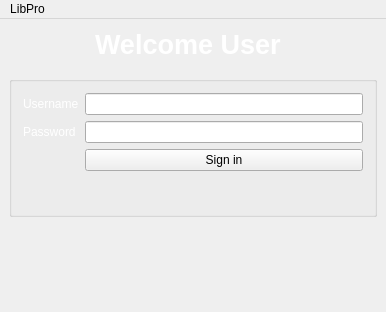
<?xml version="1.0" encoding="UTF-8"?>
<ui version="4.0">
 <class>MainWindow</class>
 <widget class="QMainWindow" name="MainWindow">
  <property name="geometry">
   <rect>
    <x>0</x>
    <y>0</y>
    <width>386</width>
    <height>312</height>
   </rect>
  </property>
  <property name="windowTitle">
   <string>MainWindow</string>
  </property>
  <widget class="QWidget" name="centralWidget">
   <widget class="QLabel" name="welcome">
    <property name="geometry">
     <rect>
      <x>95</x>
      <y>9</y>
      <width>195</width>
      <height>33</height>
     </rect>
    </property>
    <property name="font">
     <font>
      <pointsize>20</pointsize>
      <weight>75</weight>
      <bold>true</bold>
     </font>
    </property>
    <property name="text">
     <string>&lt;html&gt;&lt;head/&gt;&lt;body&gt;&lt;p&gt;&lt;span style=&quot; color:#ffffff;&quot;&gt;Welcome User&lt;/span&gt;&lt;/p&gt;&lt;/body&gt;&lt;/html&gt;</string>
    </property>
   </widget>
   <widget class="QGroupBox" name="signin">
    <property name="geometry">
     <rect>
      <x>9</x>
      <y>57</y>
      <width>368</width>
      <height>141</height>
     </rect>
    </property>
    <property name="title">
     <string/>
    </property>
    <layout class="QFormLayout" name="formLayout">
     <item row="1" column="0">
      <widget class="QLabel" name="username">
       <property name="text">
        <string>&lt;html&gt;&lt;head/&gt;&lt;body&gt;&lt;p&gt;&lt;span style=&quot; color:#ffffff;&quot;&gt;Username&lt;/span&gt;&lt;/p&gt;&lt;/body&gt;&lt;/html&gt;</string>
       </property>
      </widget>
     </item>
     <item row="1" column="1">
      <widget class="QLineEdit" name="username_edit"/>
     </item>
     <item row="2" column="0">
      <widget class="QLabel" name="password">
       <property name="text">
        <string>&lt;html&gt;&lt;head/&gt;&lt;body&gt;&lt;p&gt;&lt;span style=&quot; color:#ffffff;&quot;&gt;Password&lt;/span&gt;&lt;/p&gt;&lt;/body&gt;&lt;/html&gt;</string>
       </property>
      </widget>
     </item>
     <item row="2" column="1">
      <widget class="QLineEdit" name="password_edit">
       <property name="inputMethodHints">
        <set>Qt::ImhHiddenText|Qt::ImhNoAutoUppercase|Qt::ImhNoPredictiveText|Qt::ImhSensitiveData</set>
       </property>
       <property name="echoMode">
        <enum>QLineEdit::Password</enum>
       </property>
      </widget>
     </item>
     <item row="4" column="1">
      <widget class="QPushButton" name="login">
       <property name="text">
        <string>Sign in</string>
       </property>
      </widget>
     </item>
    </layout>
   </widget>
   <widget class="QLabel" name="status">
    <property name="geometry">
     <rect>
      <x>9</x>
      <y>244</y>
      <width>361</width>
      <height>31</height>
     </rect>
    </property>
    <property name="text">
     <string/>
    </property>
   </widget>
   <widget class="QLabel" name="label_2">
    <property name="geometry">
     <rect>
      <x>-4</x>
      <y>-11</y>
      <width>391</width>
      <height>331</height>
     </rect>
    </property>
    <property name="text">
     <string/>
    </property>
    <property name="pixmap">
     <pixmap>1/texture.jpg</pixmap>
    </property>
   </widget>
   <zorder>label_2</zorder>
   <zorder>welcome</zorder>
   <zorder>signin</zorder>
   <zorder>status</zorder>
  </widget>
  <widget class="QMenuBar" name="menuBar">
   <property name="geometry">
    <rect>
     <x>0</x>
     <y>0</y>
     <width>386</width>
     <height>21</height>
    </rect>
   </property>
   <widget class="QMenu" name="menuLibPro">
    <property name="title">
     <string>LibPro</string>
    </property>
   </widget>
   <addaction name="menuLibPro"/>
  </widget>
 </widget>
 <layoutdefault spacing="6" margin="11"/>
 <resources/>
 <connections/>
</ui>
